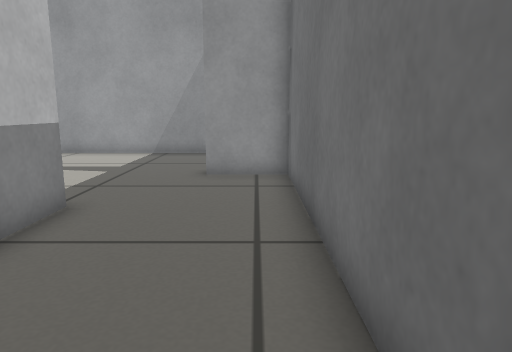
view 1 (above)

12 first-person views from a walk through a Gazebo world. The camera is 0.46 m above the floor, tilts 10° down and sees 70° across. The floor is counted in squares, 0.25 m on a side. Each view is taken from the middle of a square. On the plan, view 1 faces up. The plan holds only what a view shows up to about 18 squares ahead; the rest is blank.

view 2
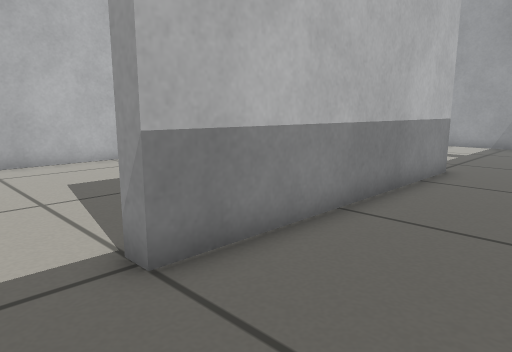

view 3
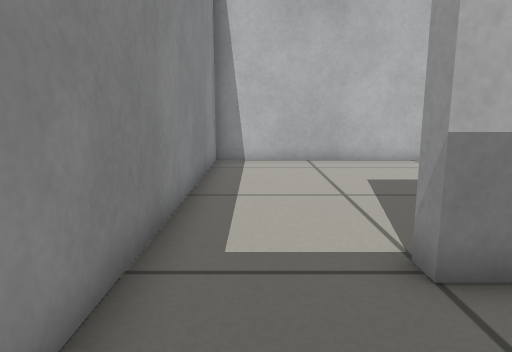

view 4
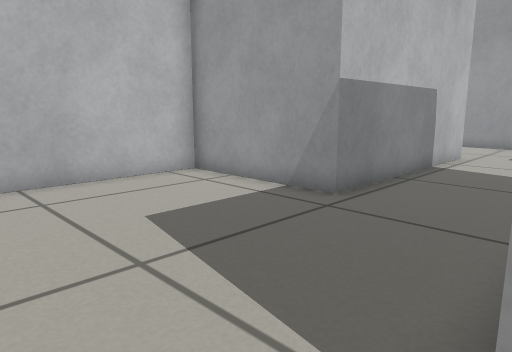

view 5
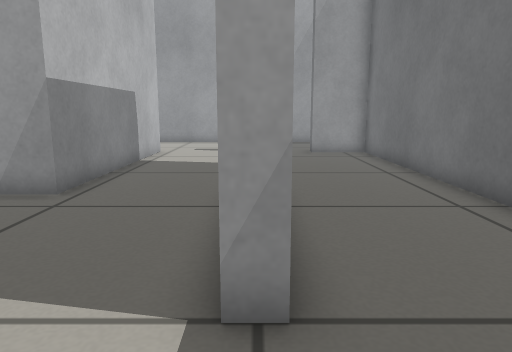

view 6
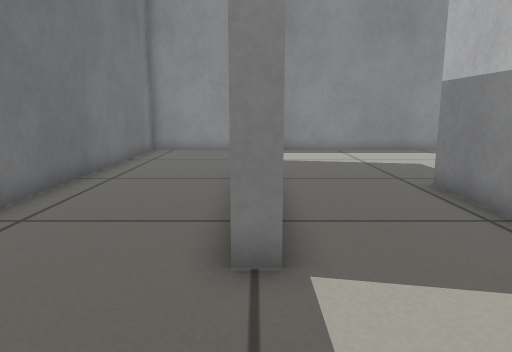

view 7
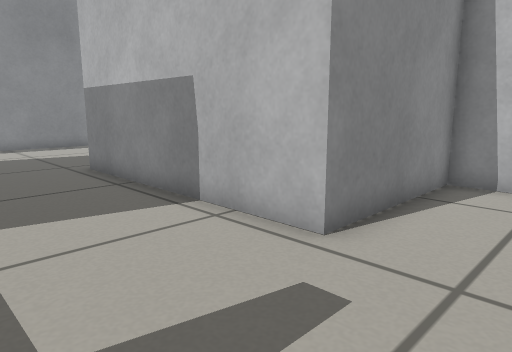

view 8
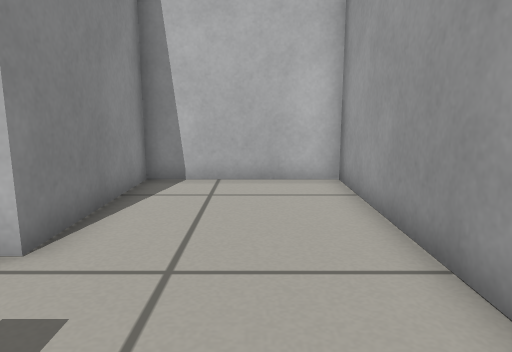

view 9
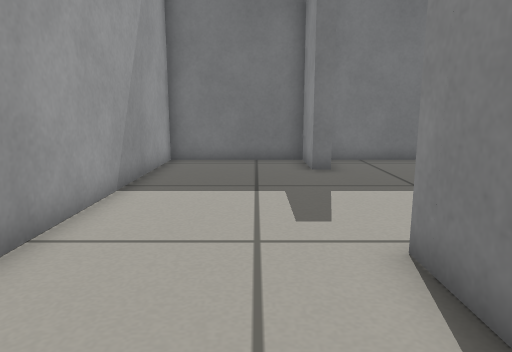

view 10
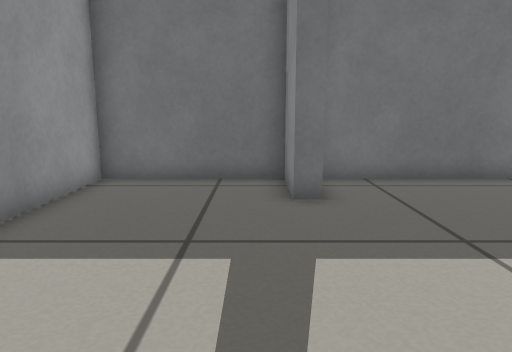

view 11
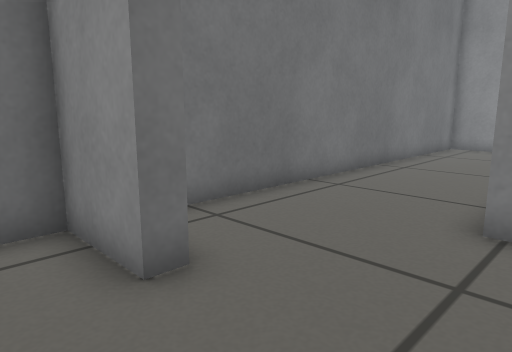

view 12
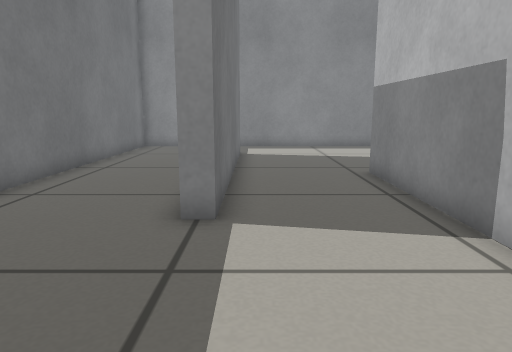

### Floor plan
Points are (right, up) in squares from view 1. A wall is a line through its corners. A room is listed if a view was taken in it or the views show most of it. See-through windows are left out.
Room 1 (views 1, 2, 3, 4, 5, 6, 7, 8, 9, 10, 11, 12)
walls: (-8.5, 2) (-13.8, 2) (-13.8, -6.5) (0.9, -6.5) (0.9, 10.6) (-1.5, 10.6) (-1.5, 11.2) (0.9, 11.2) (0.9, 16.3) (-13.8, 16.3) (-13.8, 11) (-8.5, 11) (-8.5, 2); (-4.3, 6.9) (-3.7, 6.9) (-3.7, -3.1) (-4.3, -3.1) (-4.3, 6.9)

Positions as (right, up) in squares from view 1, and headings:
1: (0, 0), facing up
2: (0, -5), facing up-left
3: (0, -5), facing left
4: (-4, -5), facing up-left
5: (-4, -6), facing up
6: (-4, 11), facing down
7: (-4, 14), facing down-left
8: (-4, 14), facing left
9: (-13, 13), facing right
10: (-9, 12), facing right
11: (-5, 13), facing down-right
12: (-5, 13), facing down
